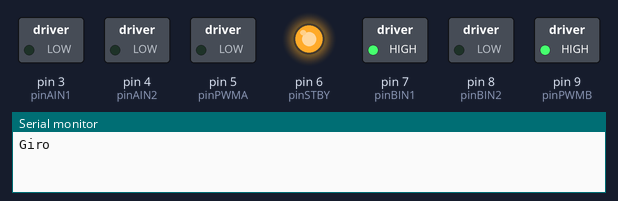
Simulated run of this sketch. Board: Arduino Uno, built with avr-gcc and run on an emulated ATmega328P. On the bench: switched loads named in the sketch (green lamp = pin HIGH), output pins drawn as LEDs (lit = HIGH), the last lines printed to the serial monitor.

Above: at 0.1 s.
At 5.1 s:
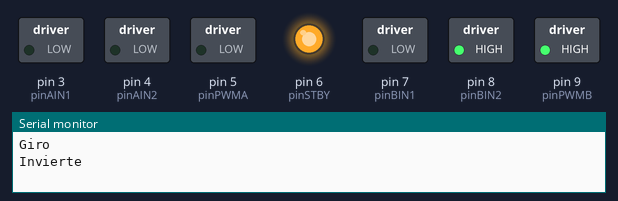
At 10.1 s:
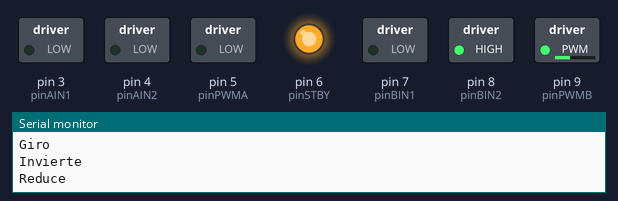
At 16.1 s:
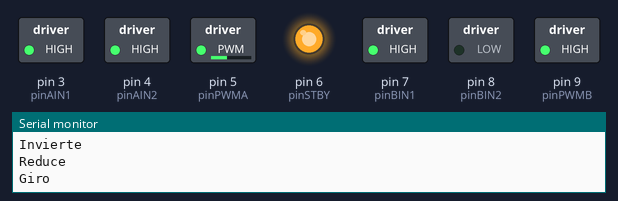
At 26.1 s:
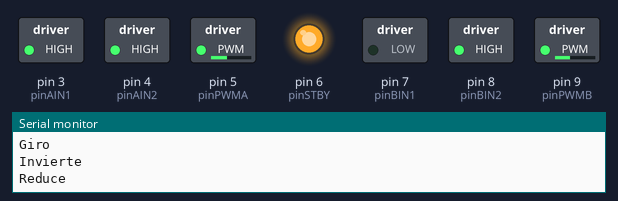
At 37.1 s:
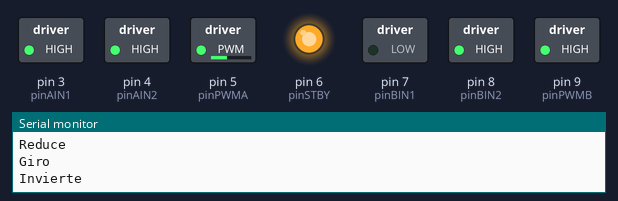
Timing chart, 0 to 38.6 s (numbered marks = the images above):
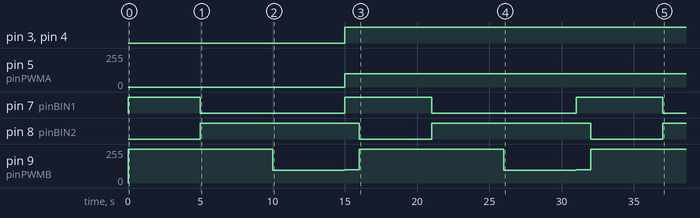

Measured:
- by itself, pin 3 (pinAIN1), pin 4 (pinAIN2): LOW → HIGH at 15.0 s
- by itself, pin 5 (pinPWMA): 0/255 → 100/255 at 15.0 s
- by itself, pin 7 (pinBIN1): repeats every 16.0 s: LOW 10.0 s, HIGH 6.0 s
- by itself, pin 8 (pinBIN2): alternates HIGH for 11.0 s and LOW for 5.0 s
- by itself, pin 9 (pinPWMB): 0/255 → 255/255 at 0.00 s, → 95/255 10.0 s later, → 100/255 5.0 s later, → 255/255 1.0 s later, … (7 changes in this stretch)

The sketch:

Motors.ino
```cpp
//H-Bridge pins

#include "src/Motors.h"

int pinPWMA = 5;
int pinAIN1 = 3;
int pinAIN2 = 4;

int pinBIN1 = 7;
int pinBIN2 = 8;
int pinPWMB = 9;
int pinSTBY = 6;


Motors MotorsRobot(pinAIN1,pinAIN2,pinPWMA,pinBIN1,pinBIN2, pinPWMB, pinSTBY);


void setup()
{
    Serial.begin(9600);


    MotorsRobot.enableMotors();
}

void loop()
{


    Serial.println("Giro");
	MotorsRobot.LeftMotor(255);
    delay(5000);
    Serial.println("Invierte");
	MotorsRobot.LeftMotor(-255);
    delay(5000);
    Serial.println("Reduce");
	MotorsRobot.LeftMotor(-95);
    delay(5000);
    MotorsRobot.Brake(HIGH,HIGH,100);
    delay(1000);


}
```

Motors.cpp
```cpp
#include "Arduino.h"
#include "Motors.h"

Motors::Motors(int pinAIN1, int pinAIN2, int pinPWMA, int pinBIN1, int pinBIN2, int pinPWMB, int pinENABLE){
    _pin_AIN1 = pinAIN1;
    _pin_AIN2 = pinAIN2;
    _pin_PWMA = pinPWMA;
    _pin_BIN1 = pinBIN1;
    _pin_BIN2 = pinBIN2;
    _pin_PWMB = pinPWMB;
    _pin_ENABLE = pinENABLE;

    pinMode(_pin_AIN1,OUTPUT);
    pinMode(_pin_AIN2,OUTPUT);
    pinMode(_pin_BIN1,OUTPUT);
    pinMode(_pin_BIN2,OUTPUT);
    pinMode(_pin_PWMA,OUTPUT);
    pinMode(_pin_PWMB,OUTPUT);
    pinMode(_pin_ENABLE,OUTPUT);

}

Motors::enableMotors(){

    digitalWrite(_pin_ENABLE, HIGH);
}

Motors::disableMotors(){
    digitalWrite(_pin_ENABLE, LOW);
}

Motors::LeftMotor(int speed){

    if (speed >= 0){
        digitalWrite(_pin_BIN1,HIGH);
        digitalWrite(_pin_BIN2,LOW);
    }

    else
    {
        digitalWrite(_pin_BIN1,LOW);
        digitalWrite(_pin_BIN2,HIGH);
        speed *= -1;
    }

    analogWrite(_pin_PWMB, speed);


}

Motors::RightMotor(int speed){

//Controla al motor derecho velocidad negativa -> atras y positiva -> adelante
     if (speed >= 0){
        digitalWrite(_pin_AIN1,HIGH);
        digitalWrite(_pin_AIN2,LOW);
    }

    else
    {
        digitalWrite(_pin_AIN1,LOW);
        digitalWrite(_pin_AIN2,HIGH);
        speed *= -1;
    }

    analogWrite(_pin_PWMA, speed);

}

Motors::Drive(int speedL, int speedR){
    LeftMotor(speedL);
    RightMotor(speedR);
}

Motors::Brake(bool left, bool right, int speed){

    if (left)
    {
        digitalWrite(_pin_BIN1,HIGH);
        digitalWrite(_pin_BIN2,HIGH);
        analogWrite(_pin_PWMB,speed);
    }

    if (right)
    {
        digitalWrite(_pin_AIN1,HIGH);
        digitalWrite(_pin_AIN2,HIGH);
        analogWrite(_pin_PWMA,speed);
    }
}
```

Motors.h
```cpp
#ifndef Motors_h
#define Motors_h
#include "Arduino.h"


class Motors
{
    public:
        //Constructor where is conected
        Motors(int pinAIN1, int pinAIN2, int pin_PWMA, int pin_BIN1, int pin_BIN2, int pin_PWMB, int pin_ENABLE);

        enableMotors();
        disableMotors();

        LeftMotor(int speed);
        RightMotor(int speed);

        Drive(int speedL, int speedR);
        Brake(bool left, bool rigt, int speed);


    private:
        int _pin_AIN1, _pin_AIN2, _pin_PWMA, _pin_BIN1, _pin_BIN2, _pin_PWMB, _pin_ENABLE;


};


#endif
```
